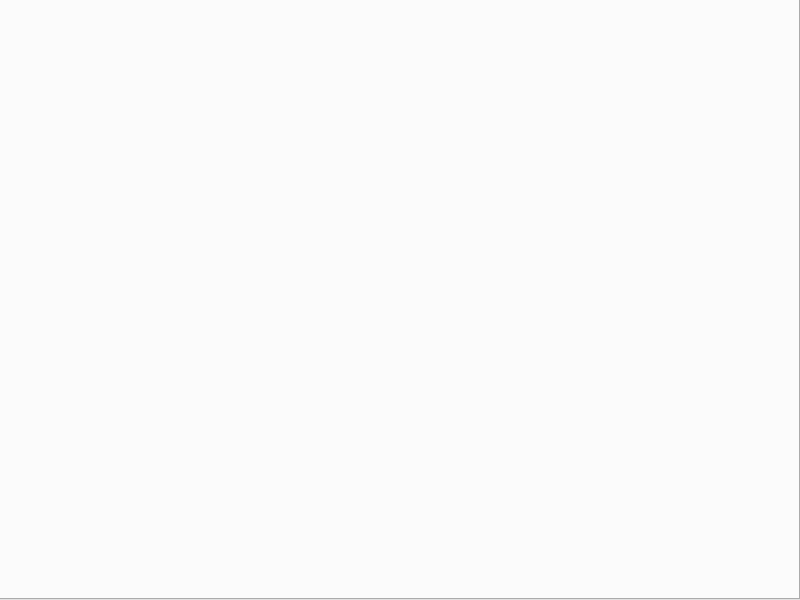
<?xml version="1.0" encoding="UTF-8"?>
<ui version="4.0">
 <class>MainWindow</class>
 <widget class="QMainWindow" name="MainWindow">
  <property name="geometry">
   <rect>
    <x>0</x>
    <y>0</y>
    <width>800</width>
    <height>600</height>
   </rect>
  </property>
  <property name="windowTitle">
   <string>MainWindow</string>
  </property>
  <widget class="QWidget" name="centralwidget">
   <widget class="QWidget" name="verticalLayoutWidget">
    <property name="geometry">
     <rect>
      <x>-1</x>
      <y>-1</y>
      <width>801</width>
      <height>601</height>
     </rect>
    </property>
    <layout class="QVBoxLayout" name="verticalLayout">
     <item>
      <widget class="QTabWidget" name="tabWidget">
       <property name="currentIndex">
        <number>1</number>
       </property>
      </widget>
     </item>
    </layout>
   </widget>
  </widget>
 </widget>
 <resources/>
 <connections/>
</ui>
